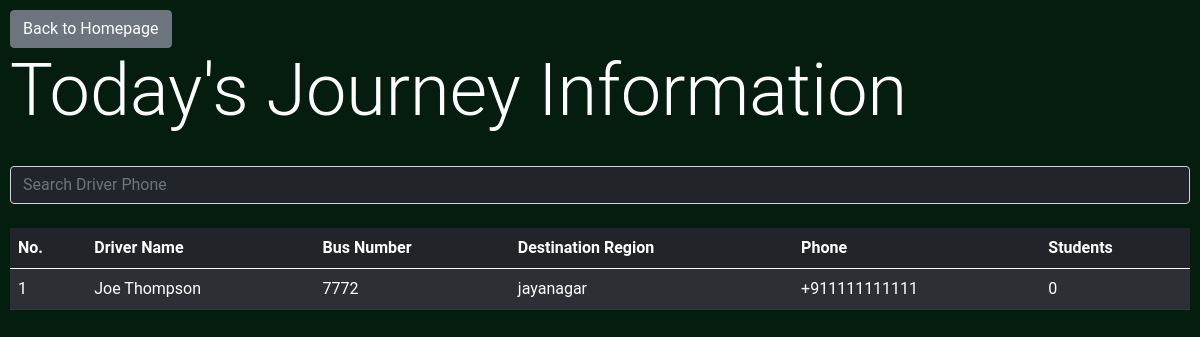
/admin/get_journey_info (signed in), run on an earlier commit of the app's database.
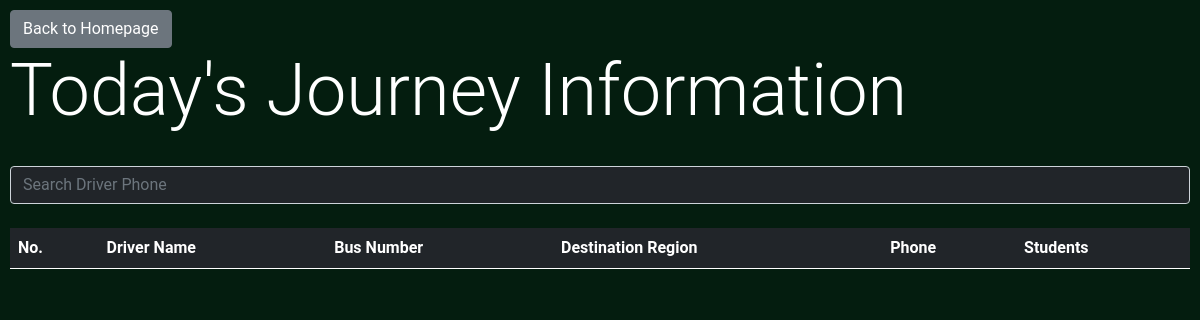
And on a later commit of the database.
### BusManager/models.py (models this page shows, shortened)
class DriverModel(db.Model):
	id = db.Column(db.Integer, primary_key=True)
	name = db.Column(db.String)
	phone = db.Column(db.String)
	bus_number = db.Column(db.String)
	location = db.relationship('LocationModel', secondary=driver_location_association, backref=db.backref('drivers', lazy='dynamic'))
	license_number  = db.Column(db.String)
	experience = db.Column(db.Integer) #Accept in terms of years
	average_rating = db.Column(db.Float) #1-5 Stars (decimal -> resolve in frontend)
	total_ratings = db.Column(db.Integer)
	rating_count = db.Column(db.Integer)
	profile_image = db.Column(db.String) #RawBytes or Hosted Location???
	is_verified = db.Column(db.Boolean)
	phone_verified = db.Column(db.Boolean)
	journeys = db.relationship('JourneyModel', backref='driver')
	timings = db.relationship('TimingModel', secondary=driver_timing_association, backref=db.backref('drivers', lazy='dynamic'))

class LocationModel(db.Model):
	id = db.Column(db.Integer, primary_key=True)
	location_name = db.Column(db.String)

### BusManager/admin/routes.py (the view)
@admin.route('/get_journey_info')
@login_required
def get_journey_info():
	data = []
	drivers = DriverModel.query.all()
	for driver in drivers:
		jn = 0
		for journey in driver.journeys:
			if(journey.timestamp.day == datetime.datetime.utcnow().day):
				jn += 1
		data.append({'driver': driver, 'students': jn})
	return render_template('journey_info.html', title='Journey Information', data=data)

### BusManager/models.py (called while the page is built)
@login_manager.user_loader
def load_user(user_id):
    return AdminUser.query.get(int(user_id))

### BusManager/templates/journey_info.html (shortened to what this page needs)
{% extends 'bs_layout.html' %}
{% block content %}
<a class="btn btn-secondary" href="{{url_for('admin.admin_home')}}">Back to Homepage</a>
<h1 class='display-2'>Today's Journey Information</h1>
<br>
<input type="text" id="searchbar" class="form-control bg-dark text-light" placeholder="Search Driver Phone" onkeyup="tableFilterer(4)"><br>
<table class="table table-striped table-dark" id="tbl">
  <thead>
    <tr>
    <th scope="col">No.</th>
      <th scope="col">Driver Name</th>
	  <th scope="col">Bus Number</th>
     <th scope="col">Destination Region</th>
      <th scope="col">Phone</th>
	  <th scope="col">Students</th>
    </tr>
  </thead>
  <tbody id='tbdy'>
    {% for e in data %}
      <tr onclick="getDetails({{e['driver'].id}})">
        <td>{{loop.index}}</td>
        <td>{{e['driver'].name}}</td>
        <td>{{e['driver'].bus_number}}</td>
        <td>{{e['driver'].location[0].location_name}}</td>
        <td class='phn'>{{e['driver'].phone}}</td>
        <td>{{e['students']}}</td>
      </tr>
    {% endfor %}
  </tbody>
</table>
{% endblock content %}

### BusManager/templates/bs_layout.html (shortened to what this page needs)
<!doctype html>
<html lang="en">
  <head>
    <link href="https://cdn.jsdelivr.net/npm/bootstrap@5.0.0-beta1/dist/css/bootstrap.min.css" rel="stylesheet">
<link rel="stylesheet" href="{{url_for('static', filename='main.css')}}">
  </head>
  <body>
	{% block content %}
	{% endblock content %}
  </body>
</html>

### BusManager/static/main.css (style rules this page uses)
body { background-color: rgb(4, 29, 15); color: white; padding: 10px; font-family: 'Roboto', sans-serif; }

What changed in the data, as far as the page shows it:
removed DriverModel: driver.name "Joe Thompson", driver.bus_number "7772", driver.phone "+911111111111"
removed LocationModel: driver "jayanagar"
Also different on the page:
list line gone: "1 0"
